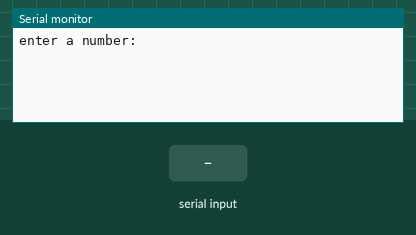
Simulated run of this sketch. Board: Arduino Uno, built with avr-gcc and run on an emulated ATmega328P. Parts: the last lines printed to the serial monitor. The test bench sets the inputs (shaded band).

Above: at 1.2 s.
1.3 s: "90,45\n" received over Serial
At 2.5 s:
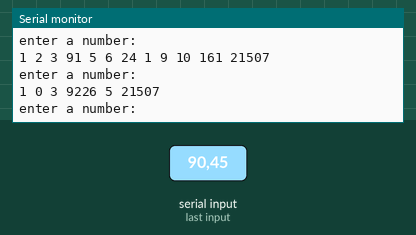
2.8 s: "30,150\n" received over Serial
At 3.5 s:
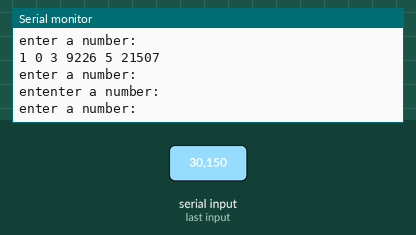
4.3 s: "5\n" received over Serial
At 4.8 s:
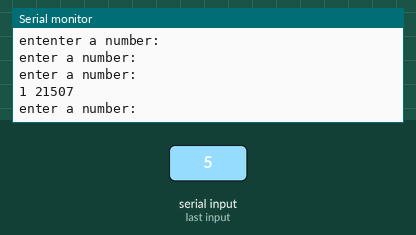

The sketch:

BareMinimum2.ino
```cpp
int n;
int s;
//int p[10];

void setup() {
Serial.begin(9600);
}

void loop() {
Serial.println("enter a number: ");
n=Serial.parseInt();
while (Serial.available()==0){

}
s=0;
for (int i=1; i<=n; i++){
  if (n%i==0){
    //Serial.print(i);
    //Serial.print(" is a divisor of ");
    //Serial.println(n);
    s++;
  }
}
int p[s];
for (int i=1; i<=n; i++){
  if (n%i==0) p[i-1]=i;
}
for (int i=0; i<s; i++){
  Serial.print(p[i]);
  Serial.print(" ");
}
Serial.println();
}
```

Measured:
- after the input at 1.3 s, the serial monitor: prints a new line at once (image 1)
- after the input at 2.8 s, the serial monitor: prints a new line at once (image 2)
- after the input at 4.3 s, the serial monitor: prints a new line at once (image 3)
